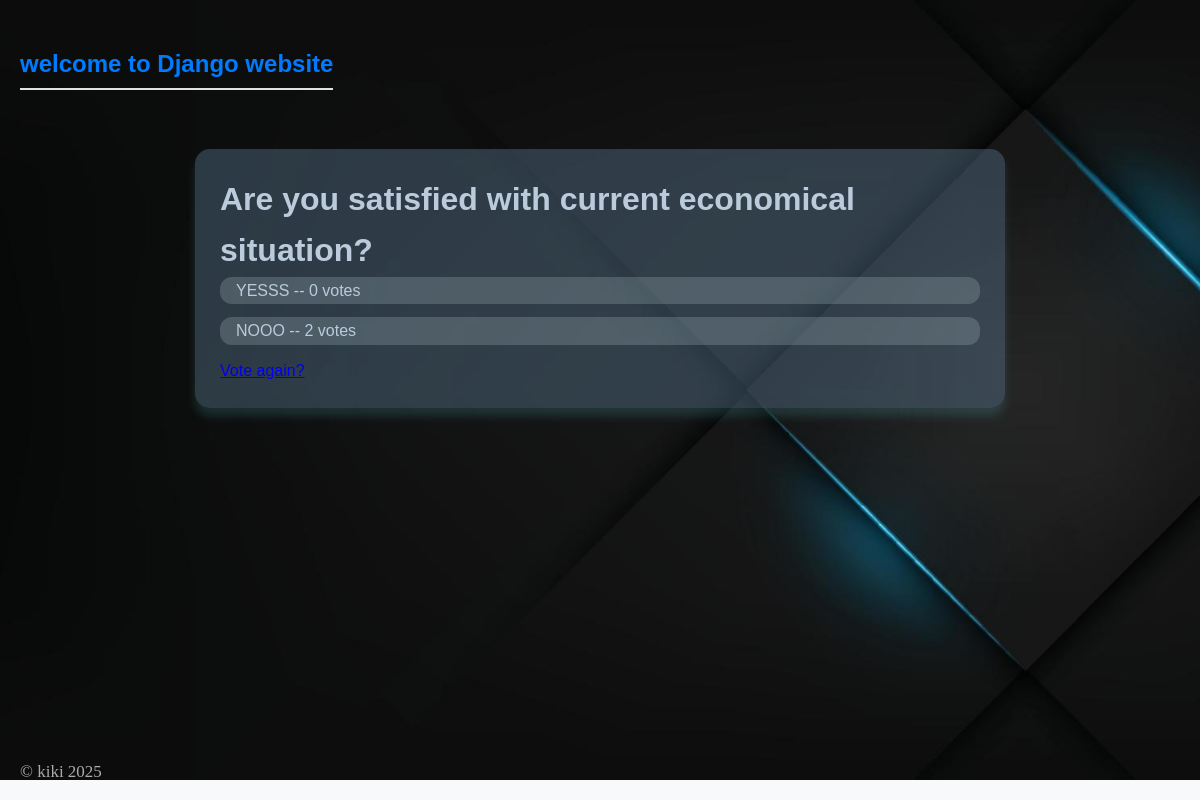
The app's page /2/results/ with its own data.
### polls/models.py (models this page shows, shortened)
class Question(models.Model):
    question_text = models.CharField(max_length=200)
    publish_date = models.DateTimeField("Date published")

class Choice(models.Model):
    question = models.ForeignKey(Question , on_delete=models.CASCADE) # this will define relation between Question & Choice classes
    choice_text = models.CharField(max_length=200)
    votes = models.IntegerField(default=0)

### polls/views.py (the view)
# urls.py: path("<int:pk>/results/", views.ResultsView.as_view(), name="results"),
class ResultsView(generic.DetailView):
     model = Question
     template_name = "polls/results.html"

### polls/templates/polls/results.html
{% extends 'polls/main.html' %}
{% block content %}
    <h1>{{ question.question_text }}</h1>
    <ul>
    {% for choice in question.choice_set.all %}
        <li>{{ choice.choice_text }} -- {{ choice.votes }} vote{{ choice.votes|pluralize }}</li>
    {% endfor %}
    </ul>
    <a href="{% url 'polls:detail' question.id %}">Vote again?</a>
{% endblock %}

### polls/static/polls/style.css (style rules this page uses)
body { background: gray url("images/B.jpg") no-repeat ; background-size: 1550px 780px; }

### polls/templates/polls/main.html (style rules this page uses)
body, h1, ul, li { margin: 0; padding: 0; box-sizing: border-box; }
body { font-family: 'Arial', sans-serif; background-color: #f8f9fa; color: #bccbdb; padding: 20px; line-height: 1.6; }
ul { list-style-type: none; }
li { background: #9fb1b846; margin-bottom: 13px; padding: 1px 16px; border-radius: 12px; transition: background-color 0.3s ease; cursor: pointer; }

### records on screen
Question: question_text "Are you satisfied with current economical situation?"
Choice: choice_text "YESSS", votes "0"
Choice: choice_text "NOOO", votes "2"
